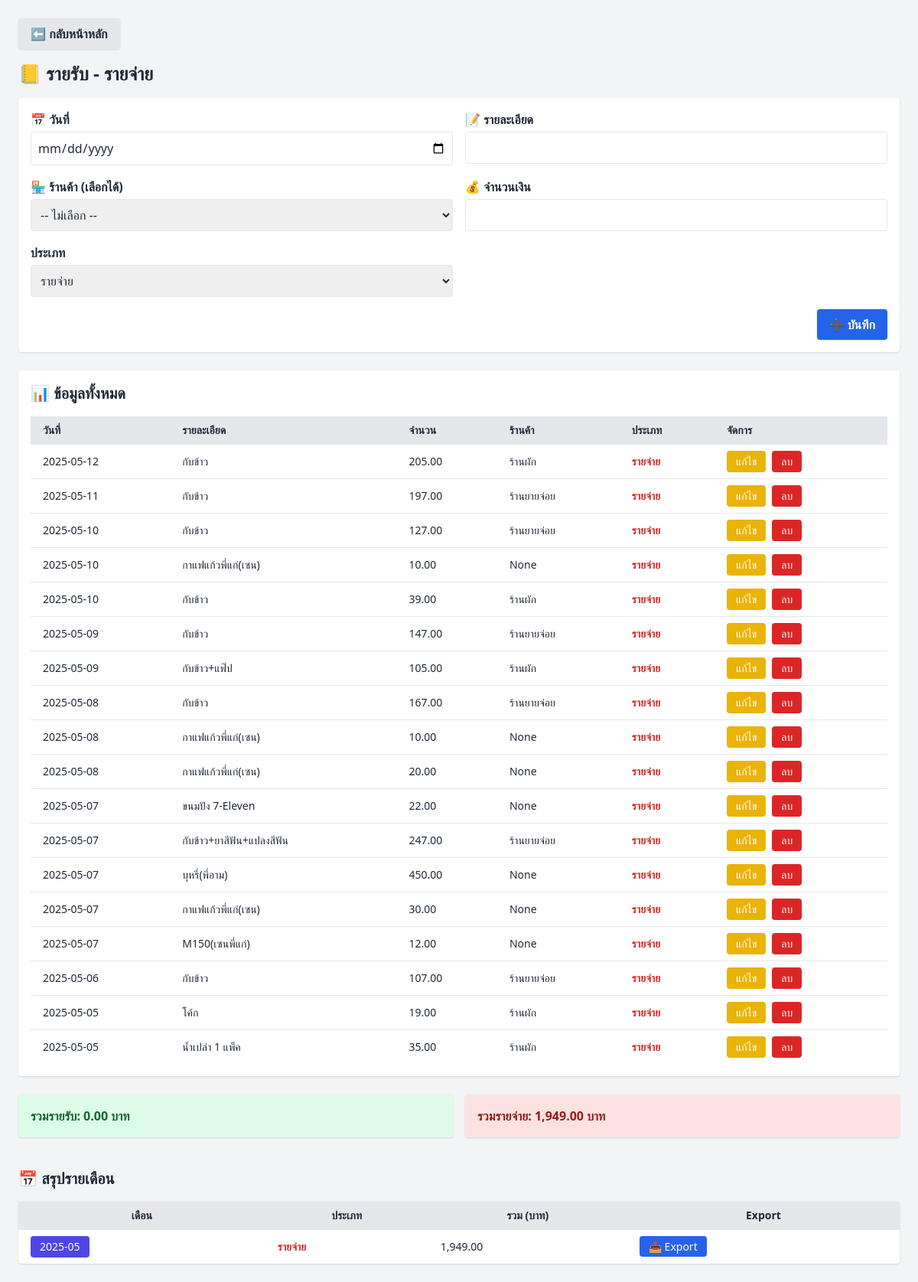
The page /income-expense on the database as committed earlier.
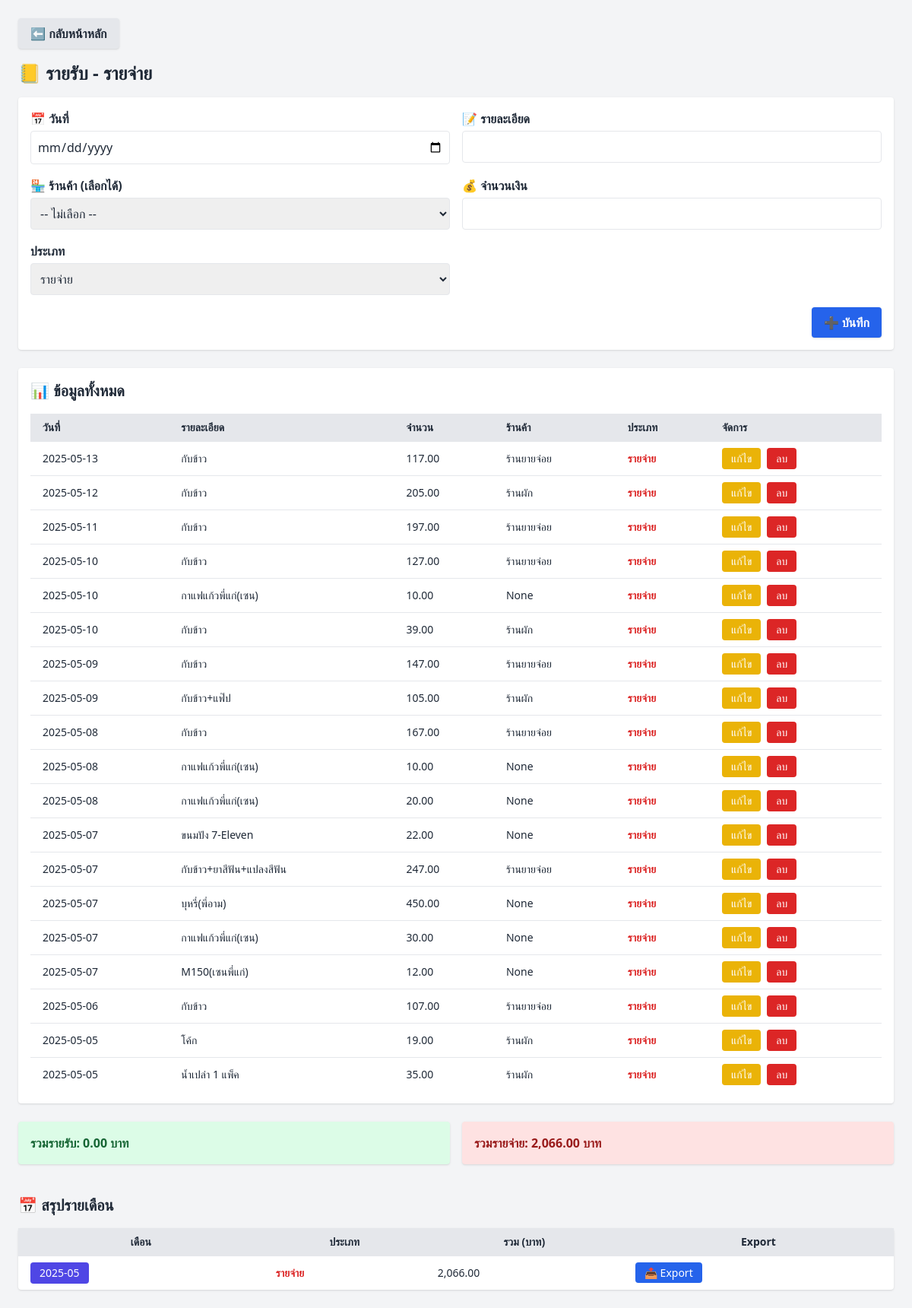
The same page on the database as committed later.
### tables this page shows
CREATE TABLE income_expense (
            id INTEGER PRIMARY KEY AUTOINCREMENT,
            date TEXT,
            description TEXT,
            amount REAL,
            category TEXT
        , vendor TEXT, created_at TEXT);

### app.py (the view, shortened to what this page needs)
@app.route('/income-expense', methods=['GET', 'POST'])
def income_expense():
    conn = get_db_connection()
    records = conn.execute('SELECT * FROM income_expense ORDER BY date DESC').fetchall()
    total_income = conn.execute('SELECT SUM(amount) FROM income_expense WHERE category="income"').fetchone()[0] or 0
    total_expense = conn.execute('SELECT SUM(amount) FROM income_expense WHERE category="expense"').fetchone()[0] or 0
    monthly_summary = conn.execute('''
                                   SELECT strftime('%Y-%m', date) AS month, category, SUM(amount) AS total
                                   FROM income_expense
                                   GROUP BY month, category
                                   ORDER BY month DESC
                                   ''').fetchall()
    conn.close()
    return render_template('income_expense.html', records=records,
                           total_income=total_income, total_expense=total_expense,
                           monthly_summary=monthly_summary)

### app.py (called while the page is built)
def get_db_connection():
    conn = sqlite3.connect(DB_FILE)
    conn.row_factory = sqlite3.Row
    return conn

### templates/income_expense.html (shortened to what this page needs)
<!DOCTYPE html>
<html lang="th">
<head>
  <script src="{{ url_for('static', filename='js/tailwind.min.js') }}"></script>
</head>
<body class="bg-gray-100 text-gray-800 p-6">
  <div class="mb-4">
    <a href="{{ url_for('index') }}"
       class="inline-block bg-gray-200 hover:bg-gray-300 text-gray-800 font-semibold px-4 py-2 rounded shadow">
     ⬅️ กลับหน้าหลัก
    </a>
  </div>
  <h1 class="text-2xl font-bold mb-4">📒 รายรับ - รายจ่าย</h1>
  <form method="POST" class="bg-white p-4 rounded shadow mb-6 grid grid-cols-1 md:grid-cols-2 gap-4">
    <div>
      <label class="block font-semibold mb-1">📅 วันที่</label>
      <input type="date" name="date" required class="w-full border rounded p-2">
    </div>
    <div>
      <label class="block font-semibold mb-1">📝 รายละเอียด</label>
      <input type="text" name="description" required class="w-full border rounded p-2">
    </div>
      <div>
  <label class="block font-semibold mb-1">🏪 ร้านค้า (เลือกได้)</label>
  <select name="vendor" class="w-full border rounded p-2">
    <option value="">-- ไม่เลือก --</option>
  </select>
</div>
    <div>
      <label class="block font-semibold mb-1">💰 จำนวนเงิน</label>
      <input type="number" step="0.01" name="amount" required class="w-full border rounded p-2">
    </div>
    <div>
      <label class="block font-semibold mb-1">ประเภท</label>
      <select name="category" required class="w-full border rounded p-2">
        <option value="expense">รายจ่าย</option>
      </select>
    </div>
    <div class="md:col-span-2 text-right">
      <button type="submit" class="bg-blue-600 hover:bg-blue-700 text-white font-semibold px-4 py-2 rounded shadow">
        ➕ บันทึก
      </button>
    </div>
  </form>
  <div class="bg-white p-4 rounded shadow">
    <h2 class="text-xl font-semibold mb-4">📊 ข้อมูลทั้งหมด</h2>
    <table class="w-full table-auto text-sm">
      <thead class="bg-gray-200 text-left">
        <tr>
          <th class="px-4 py-2">วันที่</th>
          <th class="px-4 py-2">รายละเอียด</th>
          <th class="px-4 py-2">จำนวน</th>
          <th class="px-4 py-2">ร้านค้า</th>
          <th class="px-4 py-2">ประเภท</th>
          <th class="px-4 py-2">จัดการ</th>
        </tr>
      </thead>
      <tbody>
        {% for r in records %}
        <tr class="border-t hover:bg-gray-50">
          <td class="px-4 py-2">{{ r['date'] }}</td>
          <td class="px-4 py-2">{{ r['description'] }}</td>
          <td class="px-4 py-2">{{ '{:,.2f}'.format(r['amount']) }}</td>
          <td class="px-4 py-2">{{ r['vendor'] }}</td>
          <td class="px-4 py-2">
            {% if r['category'] == 'income' %}
              <span class="text-green-600 font-semibold">รายรับ</span>
            {% else %}
              <span class="text-red-600 font-semibold">รายจ่าย</span>
            {% endif %}
          </td>
          <td class="px-4 py-2 flex gap-2">
            <form method="get" action="{{ url_for('edit_income_expense', id=r['id']) }}">
              <button class="px-3 py-1 bg-yellow-500 text-white rounded hover:bg-yellow-600">แก้ไข</button>
            </form>
            <form method="post" action="{{ url_for('delete_income_expense', id=r['id']) }}" onsubmit="return confirm('ยืนยันการลบรายการนี้?');">
              <button class="px-3 py-1 bg-red-600 text-white rounded hover:bg-red-700">ลบ</button>
            </form>
          </td>
        </tr>
        {% endfor %}
      </tbody>
    </table>
  </div>
  <div class="mt-6 grid grid-cols-1 md:grid-cols-2 gap-4">
    <div class="bg-green-100 p-4 rounded shadow text-green-800 font-bold">
      รวมรายรับ: {{ '{:,.2f}'.format(total_income) }} บาท
    </div>
    <div class="bg-red-100 p-4 rounded shadow text-red-800 font-bold">
      รวมรายจ่าย: {{ '{:,.2f}'.format(total_expense) }} บาท
    </div>
  </div>
  <h2 class="text-xl font-bold mt-10 mb-4">📅 สรุปรายเดือน</h2>
  <table class="w-full table-auto text-sm bg-white shadow rounded">
    <thead class="bg-gray-200">
      <tr>
        <th class="px-4 py-2">เดือน</th>
        <th class="px-4 py-2">ประเภท</th>
        <th class="px-4 py-2">รวม (บาท)</th>
        <th class="px-4 py-2">Export</th>
      </tr>
    </thead>
    <tbody>
      {% for row in monthly_summary %}
      <tr class="border-t hover:bg-gray-50">
        <td class="px-4 py-2">
  <form method="get" action="{{ url_for('income_expense_month_view', year_month=row['month']) }}">
    <button class="text-white bg-indigo-600 px-3 py-1 rounded hover:bg-indigo-700">
      {{ row['month'] }}
    </button>
  </form>
</td>
        <td class="px-4 py-2">
          {% if row['category'] == 'income' %}
            <span class="text-green-600 font-semibold">รายรับ</span>
          {% else %}
            <span class="text-red-600 font-semibold">รายจ่าย</span>
          {% endif %}
        </td>
        <td class="px-4 py-2">{{ '{:,.2f}'.format(row['total']) }}</td>
        <td class="px-4 py-2">
          <a href="{{ url_for('export_income_expense_month', category=row['category'], year_month=row['month']) }}"
             class="text-sm px-3 py-1 rounded bg-blue-600 text-white hover:bg-blue-700">
            📤 Export
          </a>
        </td>
      </tr>
      {% endfor %}
    </tbody>
  </table>
</body>
</html>

Rows that differ between the two databases and show on the page:
added income_expense: date "2025-05-13", description "กับข้าว", amount "117.00", vendor "ร้านยายจ่อย", category "รายจ่าย"
Other text that changed with them:
{{ '{:,.2f}'.format(total_expense) }}: "1,949.00" → "2,066.00"
new list line: "2025-05 รายจ่าย 2,066.00 📤 Export"
list line gone: "2025-05 รายจ่าย 1,949.00 📤 Export"
